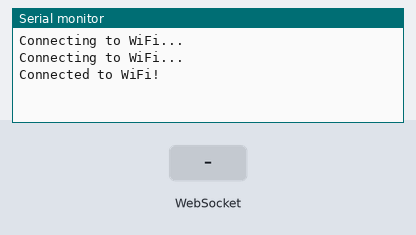
Recording of a sketch running on a simulated ESP32. Shown: the last lines printed to the serial monitor. The inputs (shaded band) are chosen by the test bench. WiFi joins after 1.5 s; servers stay silent unless stated.

Above: at 3.2 s.
3.3 s: WebSocket text "1" received
At 4.3 s:
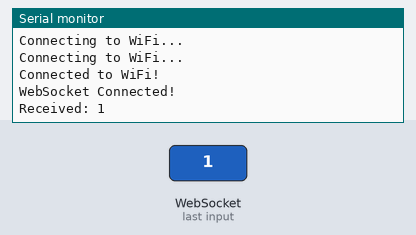
4.8 s: WebSocket text "0" received
At 5.4 s:
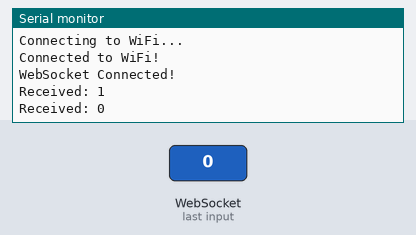
6.3 s: WebSocket text "2" received
At 7.8 s:
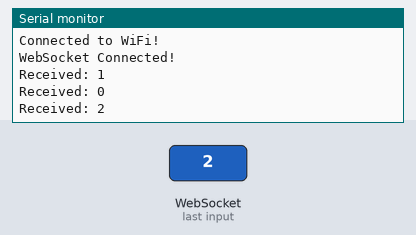

The sketch:

sketch_jun23a.ino
```cpp
#include <WiFi.h>
#include <WebSocketsClient.h>

// Wi-Fi bilgileri
const char* ssid = "your_SSID";
const char* password = "your_password";

// WebSocket sunucu bilgileri
const char* websocket_server_host = "YOUR_SERVER_IP"; // Example: 192.168.0.22
const uint16_t websocket_server_port = "YOUR_SERVER_PORT"; //Example: 8080

WebSocketsClient webSocket;

void setup() {
  Serial.begin(115200);
  WiFi.begin(ssid, password);

  while (WiFi.status() != WL_CONNECTED) {
    delay(1000);
    Serial.println("Connecting to WiFi...");
  }

  Serial.println("Connected to WiFi!");

  webSocket.begin(websocket_server_host, websocket_server_port, "/");

  webSocket.onEvent(webSocketEvent);
}

void loop() {
  webSocket.loop();

  static unsigned long lastTime = 0;
  if (millis() - lastTime > 5000) {
    lastTime = millis();
    webSocket.sendTXT("Hello from ESP32");
  }
}

void webSocketEvent(WStype_t type, uint8_t* payload, size_t length) {
  switch (type) {
    case WStype_DISCONNECTED:
      Serial.println("WebSocket Disconnected!");
      break;
    case WStype_CONNECTED:
      Serial.println("WebSocket Connected!");
      break;
    case WStype_TEXT:
      Serial.printf("Received: %s\n", payload);
      break;
  }
}
```

Measured:
- after the input at 3.3 s, the serial monitor: prints a new line at once (image 1)
- after the input at 4.8 s, the serial monitor: prints a new line at once (image 2)
- after the input at 6.3 s, the serial monitor: prints a new line at once (image 3)
